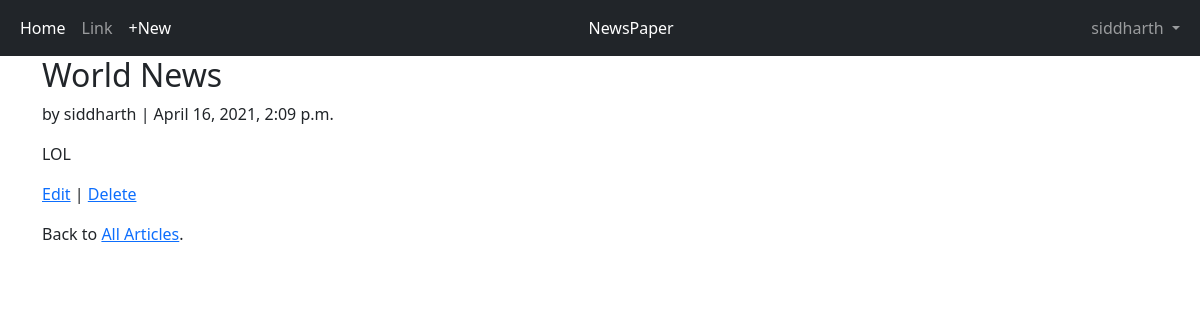
/articles/2/ (signed in), run on the app's committed database.
### users/models.py (models this page shows)
class CustomUser(AbstractUser):
    age=models.PositiveIntegerField(null=True, blank=True)

### articles/models.py (models this page shows, shortened)
class Article(models.Model):
    title = models.CharField(max_length=255)
    body = models.TextField()
    date = models.DateTimeField(auto_now_add = True)
    author = models.ForeignKey(
        get_user_model(),
        on_delete=models.CASCADE,
    )

### articles/views.py (the view)
# urls.py: path('<int:pk>/', ArticleDetailView.as_view(), name='article_detail'),
class ArticleDetailView(LoginRequiredMixin,DetailView):
    model = Article
    template_name = 'article_detail.html'
    login_url = 'login'

### templates/article_detail.html
{% extends 'base.html' %}
{% block content %}
<div class="article-entry">
    <h2>{{ object.title }}</h2>
    <p>by {{ object.author }} | {{ object.date }}</p>
    <p>{{ object.body }}</p>
</div>
<p><a href="{% url 'article_edit' article.pk %}">Edit</a> |
    <a href="{% url 'article_delete' article.pk %}">Delete</a>
</p>
<p>Back to <a href="{% url 'article_list' %}">All Articles</a>.</p>
{% endblock content %}

### templates/base.html (shortened to what this page needs)
<!doctype html>
<html lang="en">
<head>
  <link href="https://cdn.jsdelivr.net/npm/bootstrap@5.0.0-beta3/dist/css/bootstrap.min.css" rel="stylesheet"
>
</head>
<body>
  <nav class="navbar navbar-expand-lg navbar-dark bg-dark">
    <div class="container-fluid">
      <div class="collapse navbar-collapse" id="navbarSupportedContent">
        <ul class="navbar-nav me-auto mb-2 mb-lg-0">
          <li class="nav-item">
            <a class="nav-link active" aria-current="page" href="{% url 'home' %}">Home</a>
          </li>
          <li class="nav-item">
            <a class="nav-link" href="#">Link</a>
          </li>
          {% if user.is_authenticated %}
          <li class="nav-item">
            <a class="nav-link active" aria-current="page" href="{% url 'article_new' %}">+New</a>
          </li>
          {% endif %}
        </ul>
        <ul class="navbar-nav me-auto mb-2 mb-lg-0">
          <li class="nav-item"><a class="nav-link active" aria-current="page" href="{% url 'article_list' %}">NewsPaper</a></li>
      </ul>
        {% if user.is_authenticated %}
        <ul class="navbar-nav ml-auto mb-2 mb-lg-0">
          <li class="nav-item dropdown">
            <a class="nav-link dropdown-toggle" href="#" id="navbarDropdown" role="button" data-bs-toggle="dropdown"
              aria-expanded="false">
              {{ user.username }}
            </a>
          </li>
        </ul>
        {% else %}
        <form class="form-inline ml-auto">
          <a href="{% url 'login' %}" class="btn btn-outline-secondary">
            Log In</a>
          <a href="{% url 'signup' %}" class="btn btn-primary ml-3">Sign Up</a>
        </form>
        {% endif %}
      </div>
    </div>
  </nav>
  <div class=container>
    {% block content %}
    {% endblock %}
  </div>
</body>
</html>

### data on the page
CustomUser: username "siddharth"
Article: title "World News", author "siddharth", date "April 16, 2021, 2:09 p.m.", body "LOL"
